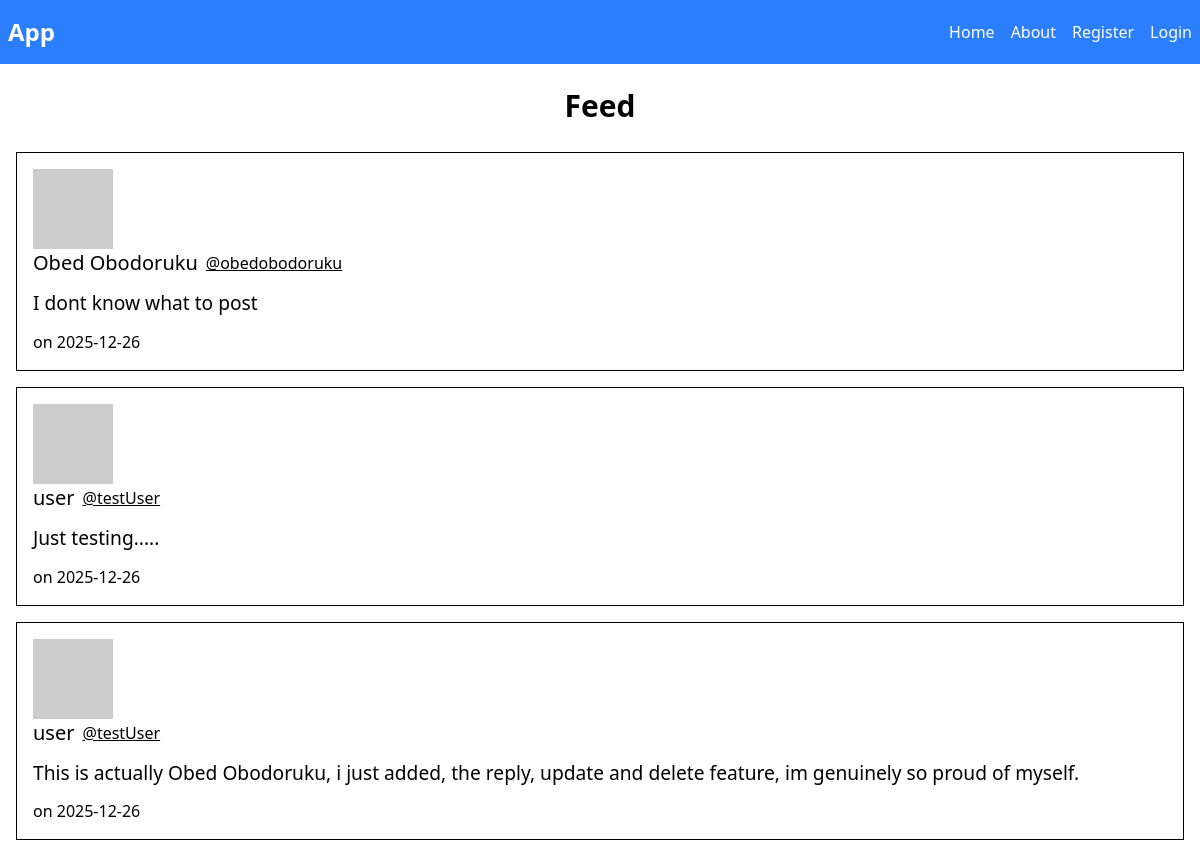
Before: / with the older database file.
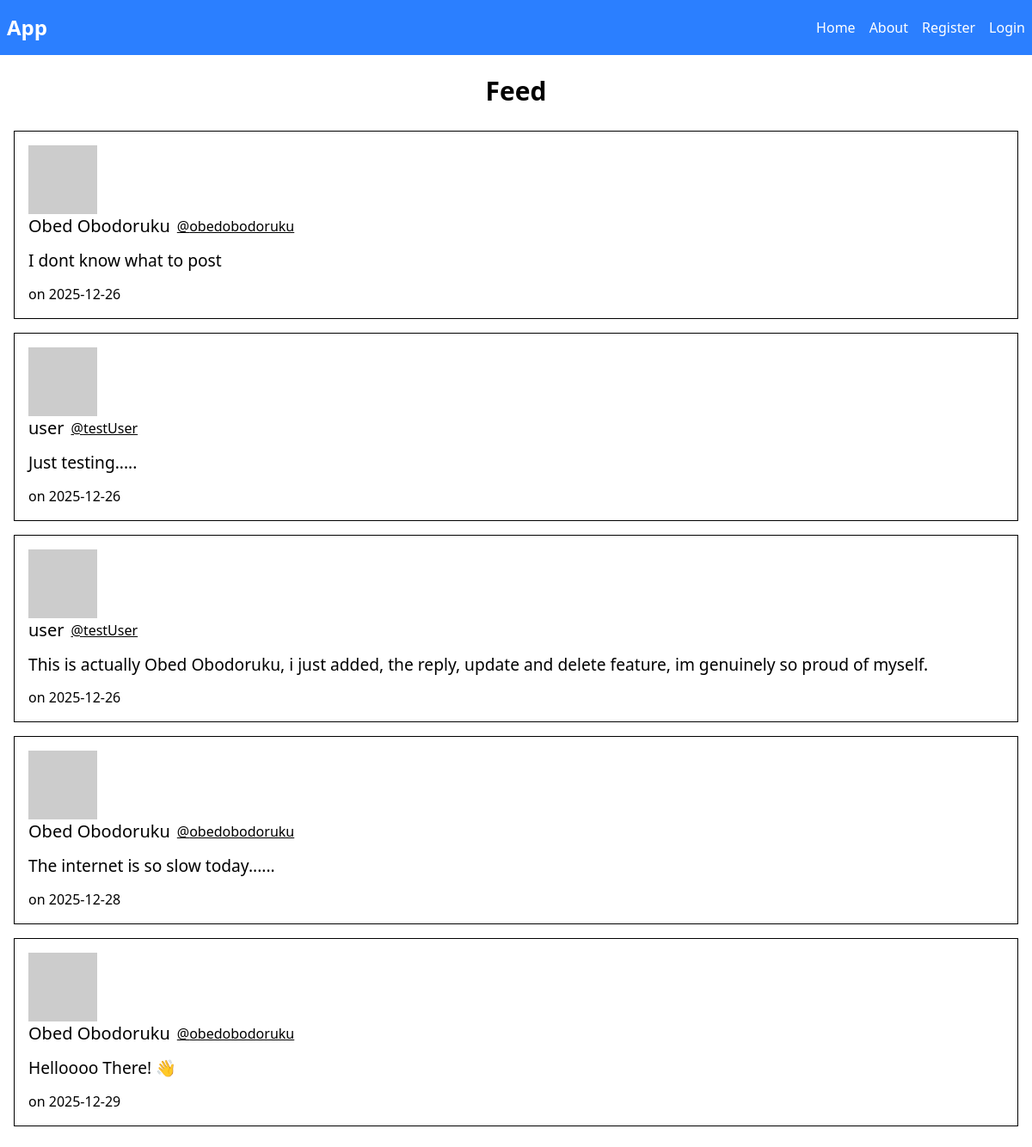
After: the same page with the newer database file.
### app/models.py (models this page shows, shortened)
class Post(db.Model):
    id = db.Column(db.Integer, primary_key=True)
    content = db.Column(db.Text, nullable=False)
    date_posted = db.Column(db.DateTime, nullable=False, default=datetime.utcnow)
    user_id = db.Column(db.Integer, db.ForeignKey("user.id"), nullable=False)
    replies = db.relationship("Reply", backref="post", lazy=True, cascade="all, delete-orphan")

class User(db.Model, UserMixin):
    id = db.Column(db.Integer, primary_key=True)
    username = db.Column(db.String(150), unique=True, nullable=False)
    name = db.Column(db.String(150), default="user")
    email = db.Column(db.String(150), unique=True, nullable=False)
    password = db.Column(db.String(200), nullable=False)
    posts = db.relationship("Post", backref="user", lazy=True)
    replies = db.relationship(
        "Reply",
        backref="user",
        lazy=True,
        cascade="all, delete-orphan"
    )
    def avatar(self, size):
        digest = md5(self.email.lower().encode('utf-8')).hexdigest()
        return f'https://www.gravatar.com/avatar/{digest}?d=identicon&s={size}'

### app/routes.py (the view)
@app.route("/", methods=["GET", "POST"])
def index():
    posts = Post.query.all()
    return render_template("home.html", title="Home Page", posts=posts)

### app/templates/home.html
{% extends "layout.html" %}
{% block body %}
    <div class="my-6">
        <h1 class="text-center text-3xl font-bold mb-7">Feed</h1>
    {% if posts %}
        {% for post in posts %}
            {% if current_user.is_authenticated %}
                <div class="post-div p-4 mb-4">
                        <div>
                            <img src="{{ post.user.avatar(36) }}" alt="user pfp" />
                            <h4>
                                <div class="flex gap-2 items-center">
                                    <a class="text-2xl font-bold" style="cursor: pointer;" href="{{ url_for('user_posts', username=post.user.username) }}">
                                        <h5>{{ post.user.name }}</h5>
                                    </a>
                                    <a class="text-2xl font-bold" style="cursor: pointer;" href="{{ url_for('user_posts', username=post.user.username) }}">
                                        <small class="font-light text-[1rem] underline">@{{ post.user.username }}</small>
                                    </a>
                                </div>
                            </h4>
                        </div>
                    <a href="{{ url_for('view_post', post_id=post.id, username=post.user.username) }}">
                        <div class="my-3">
                            <p class="text-[1.2rem]">{{ post.content }}</p>
                        </div>
                        <div>
                            <span>
                                on {{ post.date_posted.strftime('%Y-%m-%d') }}
                            </span>
                        </div>
                    </a>
                </div>
            {% else %}
                <div class="border border-black p-4 mb-4">
                    <div>
                        <img src="{{ post.user.avatar(36) }}" alt="user pfp" />
                        <div class="flex gap-2 items-center">
                            <h5 class="text-xl font-medium">{{ post.user.name }}</h5>
                            <small class="font-light text-[1rem] underline">@{{ post.user.username }}</small>
                        </div>
                    </div>
                    <div class="my-3">
                        <p class="text-[1.2rem]">{{ post.content }}</p>
                    </div>
                <div>
                    <span>
                        on {{ post.date_posted.strftime('%Y-%m-%d') }}
                    </span>
                </div>
                </div>
                {% endif %}
        {% endfor %}
    {% endif %}
    </div>
{% endblock %}

### app/templates/layout.html (shortened to what this page needs)
<!DOCTYPE html>
<html lang="en">
<head>
    <link href="{{ url_for('static', filename='dist/output.css') }}" rel="stylesheet">
</head>
<body>
    <header class="top-0 sticky backdrop-blur-3xl">
        <nav class="flex items-center justify-between bg-blue-500 text-white py-4 px-2">
            <div class="text-2xl font-extrabold">App</div>
            {% if current_user.is_authenticated %}
                <ul class="flex items-center justify-center gap-4 font-bold">
                <li><a href="{{ url_for('index') }}">Home</a></li>
                <li><a href="{{ url_for('account') }}">Profile</a></li>
                <li><a href="{{ url_for('create_post') }}">Create Post</a></li>
                <li><a href="{{ url_for('logout') }}">Logout</a></li>
            </ul>
            {% else %}
                <ul class="flex items-center justify-center gap-4">
                <li><a href="{{ url_for('index') }}">Home</a></li>
                <li><a href="#">About</a></li>
                <li><a href="{{ url_for('register') }}">Register</a></li>
                <li><a href="{{ url_for('login') }}">Login</a></li>
            </ul>
            {% endif %}
        </nav>
    </header>
    <div class="px-4">
        {% block body %}
        {% endblock %}
    </div>
</body>
</html>

Changed rows visible on the page:
added Post: user.name "Obed Obodoruku", user.username "obedobodoruku", content "The internet is so slow today......", date_posted "2025-12-28"
added Post: user.name "Obed Obodoruku", user.username "obedobodoruku", content "Helloooo There! 👋", date_posted "2025-12-29"
